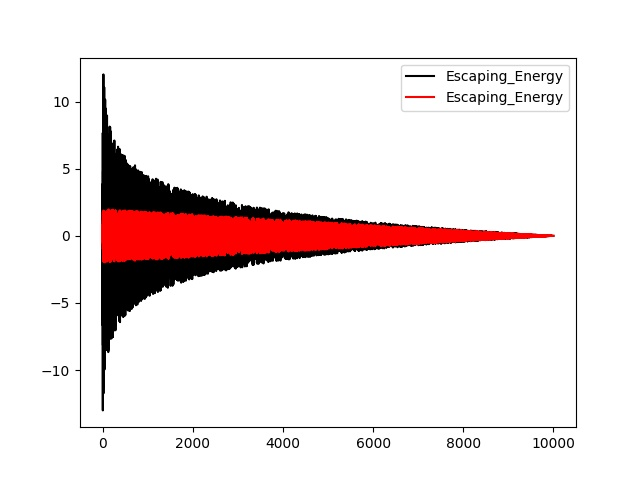

This chart was generated by the following Python code:
import numpy as np
import random
import matplotlib.pyplot as plt
iteration = 10000
Escaping_Energy_list = []
E1_list = []
E0_list = []
Escaping_Energy_list2 = []
for t in range(iteration):
    E1_2 = np.log(np.power(t/iteration,2))
    E1=2*(1-(t/iteration))
    E0=2*random.random()-1  # -1<E0<1
    Escaping_Energy=E1*(E0)
    Escaping_Energy2=E1_2*E0
    E1_list.append(E1)
    E0_list.append(E0)
    Escaping_Energy_list.append(Escaping_Energy)
    Escaping_Energy_list2.append(Escaping_Energy2)

fig_plot, ax_plot = plt.subplots()
ax_plot.plot(Escaping_Energy_list2,label=f'Escaping_Energy',color='black')
ax_plot.plot(Escaping_Energy_list,label=f'Escaping_Energy',color='red')

# ax_plot.plot(E0_list,label=f'E0',color='black')
# ax_plot.plot(E1_list,label=f'E1',color='blue')
ax_plot.legend()
fig_plot.savefig('a.jpg')